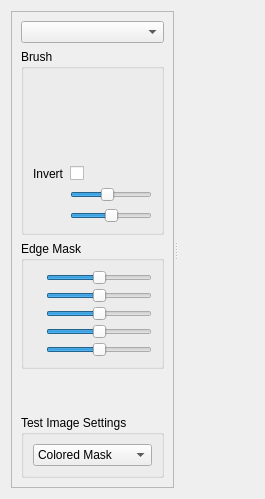
            <widget class="QWidget" name="blendTab">
             <attribute name="title">
              <string>Blend</string>
             </attribute>
             <layout class="QHBoxLayout" name="horizontalLayout_6">
              <item>
               <widget class="QSplitter" name="splitter_7">
                <property name="orientation">
                 <enum>Qt::Horizontal</enum>
                </property>
                <widget class="QFrame" name="toolbar">
                 <property name="sizePolicy">
                  <sizepolicy hsizetype="Expanding" vsizetype="Preferred">
                   <horstretch>1</horstretch>
                   <verstretch>0</verstretch>
                  </sizepolicy>
                 </property>
                 <property name="maximumSize">
                  <size>
                   <width>250</width>
                   <height>16777215</height>
                  </size>
                 </property>
                 <property name="frameShape">
                  <enum>QFrame::StyledPanel</enum>
                 </property>
                 <property name="frameShadow">
                  <enum>QFrame::Sunken</enum>
                 </property>
                 <layout class="QVBoxLayout" name="verticalLayout">
                  <item>
                   <widget class="QComboBox" name="cbBlendProjectors"/>
                  </item>
                  <item>
                   <widget class="QGroupBox" name="grpBrush">
                    <property name="sizePolicy">
                     <sizepolicy hsizetype="Preferred" vsizetype="Minimum">
                      <horstretch>0</horstretch>
                      <verstretch>0</verstretch>
                     </sizepolicy>
                    </property>
                    <property name="title">
                     <string>Brush</string>
                    </property>
                    <layout class="QFormLayout" name="formLayout_2">
                     <property name="fieldGrowthPolicy">
                      <enum>QFormLayout::AllNonFixedFieldsGrow</enum>
                     </property>
                     <item row="0" column="1">
                      <widget class="QFrame" name="horizontalFrame">
                       <layout class="QHBoxLayout" name="horizontalLayout_7">
                        <item>
                         <spacer name="horizontalSpacer">
                          <property name="orientation">
                           <enum>Qt::Horizontal</enum>
                          </property>
                          <property name="sizeHint" stdset="0">
                           <size>
                            <width>40</width>
                            <height>20</height>
                           </size>
                          </property>
                         </spacer>
                        </item>
                        <item>
                         <widget class="omni::ui::BrushPreview" name="brushPreview" native="true">
                          <property name="minimumSize">
                           <size>
                            <width>64</width>
                            <height>64</height>
                           </size>
                          </property>
                          <property name="maximumSize">
                           <size>
                            <width>64</width>
                            <height>64</height>
                           </size>
                          </property>
                         </widget>
                        </item>
                        <item>
                         <spacer name="horizontalSpacer_2">
                          <property name="orientation">
                           <enum>Qt::Horizontal</enum>
                          </property>
                          <property name="sizeHint" stdset="0">
                           <size>
                            <width>40</width>
                            <height>20</height>
                           </size>
                          </property>
                         </spacer>
                        </item>
                       </layout>
                      </widget>
                     </item>
                     <item row="1" column="0">
                      <widget class="QLabel" name="label_2">
                       <property name="text">
                        <string>Invert</string>
                       </property>
                      </widget>
                     </item>
                     <item row="1" column="1">
                      <widget class="QCheckBox" name="chkBrushInvert">
                       <property name="text">
                        <string/>
                       </property>
                      </widget>
                     </item>
                     <item row="2" column="0">
                      <widget class="QLabel" name="lbSize">
                       <property name="toolTip">
                        <string>Brush size</string>
                       </property>
                       <property name="text">
                        <string/>
                       </property>
                       <property name="pixmap">
                        <pixmap>:/buttons/rc/buttons/brush_size.png</pixmap>
                       </property>
                      </widget>
                     </item>
                     <item row="2" column="1">
                      <widget class="QSlider" name="sliderBrushSize">
                       <property name="sizePolicy">
                        <sizepolicy hsizetype="Expanding" vsizetype="Fixed">
                         <horstretch>0</horstretch>
                         <verstretch>0</verstretch>
                        </sizepolicy>
                       </property>
                       <property name="minimumSize">
                        <size>
                         <width>32</width>
                         <height>0</height>
                        </size>
                       </property>
                       <property name="maximumSize">
                        <size>
                         <width>16777215</width>
                         <height>16777215</height>
                        </size>
                       </property>
                       <property name="minimum">
                        <number>10</number>
                       </property>
                       <property name="maximum">
                        <number>100</number>
                       </property>
                       <property name="value">
                        <number>50</number>
                       </property>
                       <property name="orientation">
                        <enum>Qt::Horizontal</enum>
                       </property>
                      </widget>
                     </item>
                     <item row="3" column="0">
                      <widget class="QLabel" name="lbFeather">
                       <property name="toolTip">
                        <string>Brush feather</string>
                       </property>
                       <property name="text">
                        <string/>
                       </property>
                       <property name="pixmap">
                        <pixmap>:/buttons/rc/buttons/FEATHER.png</pixmap>
                       </property>
                       <property name="scaledContents">
                        <bool>true</bool>
                       </property>
                      </widget>
                     </item>
                     <item row="3" column="1">
                      <widget class="QSlider" name="sliderFeather">
                       <property name="sizePolicy">
                        <sizepolicy hsizetype="Expanding" vsizetype="Fixed">
                         <horstretch>0</horstretch>
                         <verstretch>0</verstretch>
                        </sizepolicy>
                       </property>
                       <property name="maximumSize">
                        <size>
                         <width>16777215</width>
                         <height>16777215</height>
                        </size>
                       </property>
                       <property name="maximum">
                        <number>200</number>
                       </property>
                       <property name="value">
                        <number>100</number>
                       </property>
                       <property name="orientation">
                        <enum>Qt::Horizontal</enum>
                       </property>
                      </widget>
                     </item>
                    </layout>
                   </widget>
                  </item>
                  <item>
                   <widget class="QGroupBox" name="grpEdgeMask">
                    <property name="sizePolicy">
                     <sizepolicy hsizetype="Preferred" vsizetype="Minimum">
                      <horstretch>0</horstretch>
                      <verstretch>0</verstretch>
                     </sizepolicy>
                    </property>
                    <property name="title">
                     <string>Edge Mask</string>
                    </property>
                    <layout class="QFormLayout" name="formLayout_5">
                     <property name="fieldGrowthPolicy">
                      <enum>QFormLayout::AllNonFixedFieldsGrow</enum>
                     </property>
                     <property name="verticalSpacing">
                      <number>3</number>
                     </property>
                     <item row="0" column="0">
                      <widget class="QLabel" name="lbGamma">
                       <property name="toolTip">
                        <string>Gamma</string>
                       </property>
                       <property name="text">
                        <string/>
                       </property>
                       <property name="pixmap">
                        <pixmap>:/qss_icons/rc/buttons/GAMMA.svg</pixmap>
                       </property>
                      </widget>
                     </item>
                     <item row="0" column="1">
                      <widget class="QSlider" name="sliderGamma">
                       <property name="maximumSize">
                        <size>
                         <width>16777215</width>
                         <height>16777215</height>
                        </size>
                       </property>
                       <property name="minimum">
                        <number>-100</number>
                       </property>
                       <property name="maximum">
                        <number>100</number>
                       </property>
                       <property name="orientation">
                        <enum>Qt::Horizontal</enum>
                       </property>
                      </widget>
                     </item>
                     <item row="1" column="0">
                      <widget class="QLabel" name="lbOffset">
                       <property name="toolTip">
                        <string>Edge mask - Top border</string>
                       </property>
                       <property name="text">
                        <string/>
                       </property>
                       <property name="pixmap">
                        <pixmap>:/buttons/rc/buttons/GAMMA_TOP_SMALL.svg</pixmap>
                       </property>
                      </widget>
                     </item>
                     <item row="1" column="1">
                      <widget class="QSlider" name="sliderTop">
                       <property name="sizePolicy">
                        <sizepolicy hsizetype="Expanding" vsizetype="Fixed">
                         <horstretch>0</horstretch>
                         <verstretch>0</verstretch>
                        </sizepolicy>
                       </property>
                       <property name="maximumSize">
                        <size>
                         <width>16777215</width>
                         <height>16777215</height>
                        </size>
                       </property>
                       <property name="minimum">
                        <number>0</number>
                       </property>
                       <property name="maximum">
                        <number>50</number>
                       </property>
                       <property name="pageStep">
                        <number>5</number>
                       </property>
                       <property name="value">
                        <number>25</number>
                       </property>
                       <property name="tracking">
                        <bool>true</bool>
                       </property>
                       <property name="orientation">
                        <enum>Qt::Horizontal</enum>
                       </property>
                       <property name="invertedAppearance">
                        <bool>false</bool>
                       </property>
                       <property name="invertedControls">
                        <bool>false</bool>
                       </property>
                       <property name="tickPosition">
                        <enum>QSlider::NoTicks</enum>
                       </property>
                      </widget>
                     </item>
                     <item row="3" column="0">
                      <widget class="QLabel" name="lbLeft">
                       <property name="toolTip">
                        <string>Edge mask - Left border</string>
                       </property>
                       <property name="text">
                        <string/>
                       </property>
                       <property name="pixmap">
                        <pixmap>:/buttons/rc/buttons/GAMMA_LEFT_SMALL.svg</pixmap>
                       </property>
                      </widget>
                     </item>
                     <item row="3" column="1">
                      <widget class="QSlider" name="sliderLeft">
                       <property name="sizePolicy">
                        <sizepolicy hsizetype="Expanding" vsizetype="Fixed">
                         <horstretch>0</horstretch>
                         <verstretch>0</verstretch>
                        </sizepolicy>
                       </property>
                       <property name="maximumSize">
                        <size>
                         <width>16777215</width>
                         <height>16777215</height>
                        </size>
                       </property>
                       <property name="maximum">
                        <number>50</number>
                       </property>
                       <property name="singleStep">
                        <number>1</number>
                       </property>
                       <property name="pageStep">
                        <number>5</number>
                       </property>
                       <property name="value">
                        <number>25</number>
                       </property>
                       <property name="orientation">
                        <enum>Qt::Horizontal</enum>
                       </property>
                      </widget>
                     </item>
                     <item row="4" column="0">
                      <widget class="QLabel" name="lbBorderWidth">
                       <property name="toolTip">
                        <string>Edge mask - Right border</string>
                       </property>
                       <property name="text">
                        <string/>
                       </property>
                       <property name="pixmap">
                        <pixmap>:/buttons/rc/buttons/GAMMA_RIGHT_SMALL.svg</pixmap>
                       </property>
                      </widget>
                     </item>
                     <item row="4" column="1">
                      <widget class="QSlider" name="sliderRight">
                       <property name="maximum">
                        <number>50</number>
                       </property>
                       <property name="pageStep">
                        <number>5</number>
                       </property>
                       <property name="value">
                        <number>25</number>
                       </property>
                       <property name="orientation">
                        <enum>Qt::Horizontal</enum>
                       </property>
                      </widget>
                     </item>
                     <item row="2" column="0">
                      <widget class="QLabel" name="bottomLabel">
                       <property name="text">
                        <string/>
                       </property>
                       <property name="pixmap">
                        <pixmap>:/buttons/rc/buttons/GAMMA_BOTTOM_SMALL.svg</pixmap>
                       </property>
                      </widget>
                     </item>
                     <item row="2" column="1">
                      <widget class="QSlider" name="sliderBottom">
                       <property name="maximum">
                        <number>50</number>
                       </property>
                       <property name="pageStep">
                        <number>5</number>
                       </property>
                       <property name="value">
                        <number>25</number>
                       </property>
                       <property name="orientation">
                        <enum>Qt::Horizontal</enum>
                       </property>
                      </widget>
                     </item>
                    </layout>
                   </widget>
                  </item>
                  <item>
                   <spacer name="verticalSpacer_2">
                    <property name="orientation">
                     <enum>Qt::Vertical</enum>
                    </property>
                    <property name="sizeHint" stdset="0">
                     <size>
                      <width>20</width>
                      <height>40</height>
                     </size>
                    </property>
                   </spacer>
                  </item>
                  <item>
                   <widget class="QGroupBox" name="groupBox_2">
                    <property name="title">
                     <string>Test Image Settings</string>
                    </property>
                    <layout class="QHBoxLayout" name="horizontalLayout_15">
                     <item>
                      <widget class="QComboBox" name="boxMaskColor">
                       <item>
                        <property name="text">
                         <string>Colored Mask</string>
                        </property>
                       </item>
                       <item>
                        <property name="text">
                         <string>White Mask</string>
                        </property>
                       </item>
                      </widget>
                     </item>
                    </layout>
                   </widget>
                  </item>
                 </layout>
                </widget>
                <widget class="omni::ui::MappingGL" name="blendGL" native="true">
                 <property name="sizePolicy">
                  <sizepolicy hsizetype="Expanding" vsizetype="Expanding">
                   <horstretch>5</horstretch>
                   <verstretch>0</verstretch>
                  </sizepolicy>
                 </property>
                </widget>
               </widget>
              </item>
             </layout>
            </widget>
